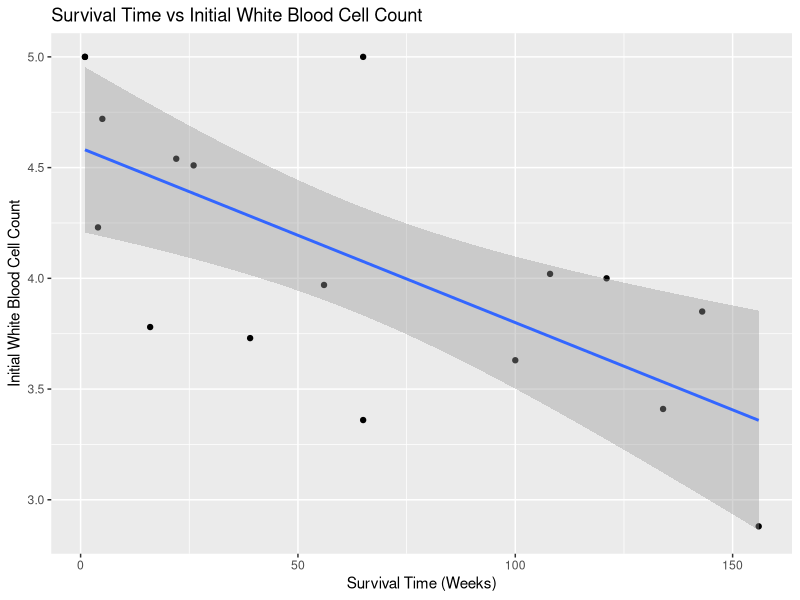
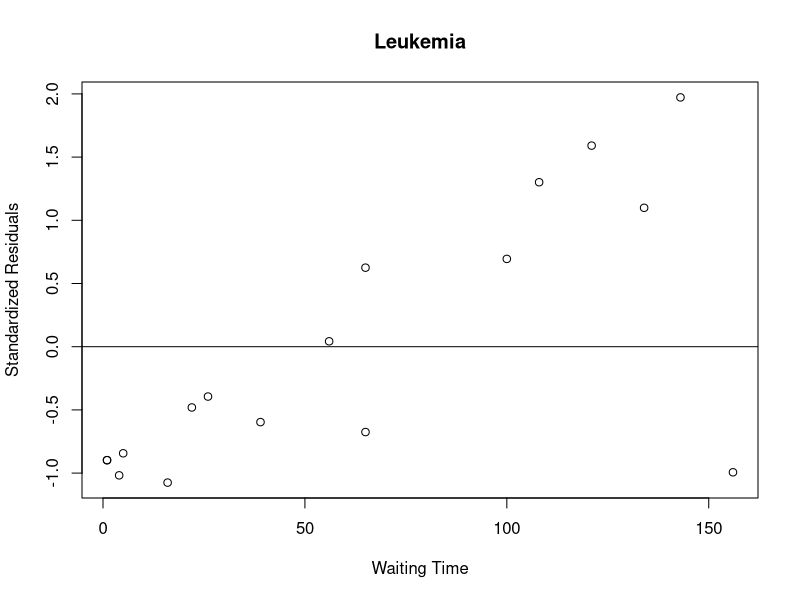

These figures' R source, in order:

#Exercise 4.2

timedeath = c(65,156,100,134,16,108,121,4,39,143,56,26,22,1,1,5,65)
whitecell = c(3.36 ,2.88 ,3.63 ,3.41 , 3.78 , 4.02 , 4.00 , 4.23 , 3.73 , 3.85 , 3.97 , 4.51 , 4.54 , 5.00 , 5.00 , 4.72 , 5.00)
leukemia = data.frame(timedeath, whitecell)
library(ggplot2)

#4.2 a
#Plot
ggplot(leukemia, aes(timedeath, whitecell))+ 
  geom_point() +
  ggtitle("Survival Time vs Initial White Blood Cell Count") +
  xlab("Survival Time (Weeks)") + ylab("Initial White Blood Cell Count")+
  geom_smooth(method = "lm")  

#4.2 b <  log, because log is a function that tranforms the equation to be linear
# The link function is the function of y that gives you Xb on the right hand side.

# 4.2 c (see image below)

# 4.2 d
# log on both sides E[log(Y)] = b1 + b_2 X
summary(lm(log(timedeath) ~ (whitecell), data=leukemia))
# b1 = 11.0738 b2= -1.8829
#usar glm para familia exponencial
#exp_model <- glm(timedeath~whitecell, family=Gamma(link="log"), data=leukemia)

# 4.2 e
#Predicted y-hats
leukemia["Predicted"] = exp(11.0738 - 1.8829 *(leukemia[2]))
# Linear models time of death with predicted
leukpred = lm((timedeath) ~ Predicted, data=leukemia) 
#Standarized Residuals
leukpred.stand = rstandard(leukpred)
#Plot
plot(leukemia$timedeath, leukpred.stand, ylab="Standardized Residuals", xlab="Waiting Time", main="Leukemia") 
abline(0, 0)                  # the horizon
#Model fits the data well.


#Exercise 5.4

#5.4 a
exp_model <- glm(timedeath~whitecell, family=Gamma(link="log"), data=leukemia)
#extracting parameters
beta_1 <- exp_model$coefficients[1]
beta_2 <- exp_model$coefficients[2]
#extracting parameter variances from variance-covariance matrix
betaVar <- c(vcov(exp_model)[1,1], vcov(exp_model)[2,2])
#using N(0,1) to derive confidence interval of 95%
CI_1 <- c(beta_1 - 1.96*sqrt(betaVar[1]), beta_1 + 1.96*sqrt(betaVar[1]))
CI_2 <- c(beta_2 - 1.96*sqrt(betaVar[2]), beta_2 + 1.96*sqrt(betaVar[2]))
CI_1
CI_2
  
#5.4 b
dev_diff <- exp_model$null.deviance - exp_model$deviance
dev_diff
  
#OTHER CODE
cor(leukemia$timedeath, leukemia$whitecell)
